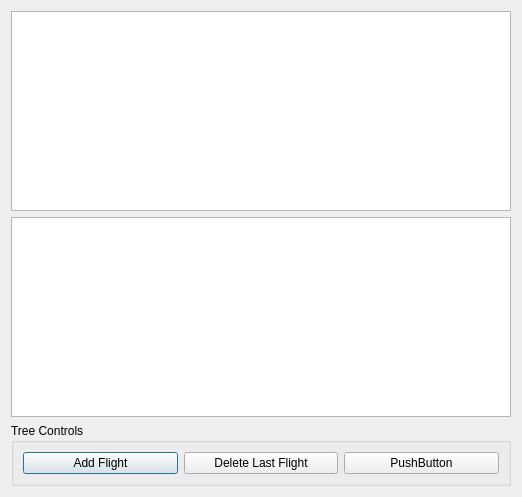
<?xml version="1.0" encoding="UTF-8"?>
<ui version="4.0">
 <class>Dialog</class>
 <widget class="QDialog" name="Dialog">
  <property name="geometry">
   <rect>
    <x>0</x>
    <y>0</y>
    <width>522</width>
    <height>497</height>
   </rect>
  </property>
  <property name="windowTitle">
   <string>Dialog</string>
  </property>
  <layout class="QVBoxLayout" name="verticalLayout">
   <item>
    <widget class="QTreeView" name="treeViewTop"/>
   </item>
   <item>
    <widget class="QTreeView" name="treeViewBtm"/>
   </item>
   <item>
    <widget class="QGroupBox" name="groupBox">
     <property name="title">
      <string>Tree Controls</string>
     </property>
     <layout class="QHBoxLayout" name="horizontalLayout">
      <item>
       <widget class="QPushButton" name="button_add">
        <property name="text">
         <string>Add Flight</string>
        </property>
       </widget>
      </item>
      <item>
       <widget class="QPushButton" name="button_delete">
        <property name="text">
         <string>Delete Last Flight</string>
        </property>
       </widget>
      </item>
      <item>
       <widget class="QPushButton" name="button_2">
        <property name="text">
         <string>PushButton</string>
        </property>
       </widget>
      </item>
     </layout>
    </widget>
   </item>
  </layout>
 </widget>
 <resources/>
 <connections/>
</ui>
